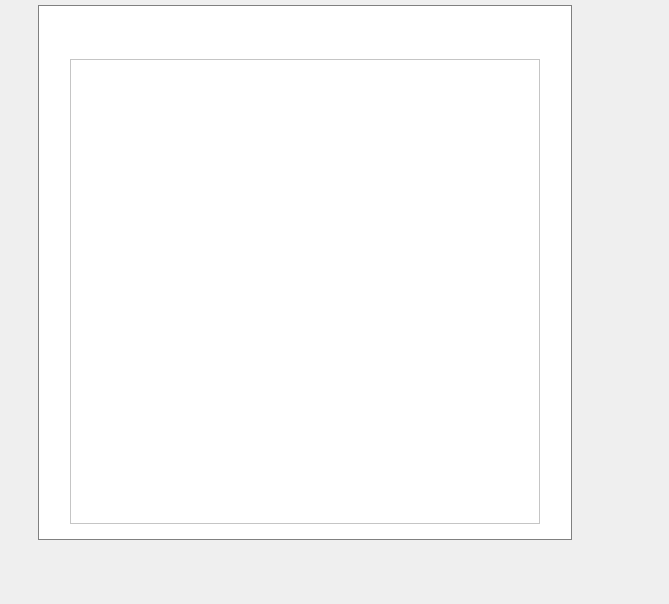
<?xml version="1.0" encoding="UTF-8"?>
<ui version="4.0">
 <class>ColorSeletorModal</class>
 <widget class="QWidget" name="ColorSeletorModal">
  <property name="geometry">
   <rect>
    <x>0</x>
    <y>0</y>
    <width>669</width>
    <height>604</height>
   </rect>
  </property>
  <property name="cursor">
   <cursorShape>ArrowCursor</cursorShape>
  </property>
  <property name="windowTitle">
   <string>Form</string>
  </property>
  <property name="styleSheet">
   <string notr="true"/>
  </property>
  <layout class="QVBoxLayout" name="vblSeletorPaletteModal">
   <property name="spacing">
    <number>0</number>
   </property>
   <property name="leftMargin">
    <number>0</number>
   </property>
   <property name="topMargin">
    <number>0</number>
   </property>
   <property name="rightMargin">
    <number>0</number>
   </property>
   <property name="bottomMargin">
    <number>0</number>
   </property>
   <item>
    <widget class="QWidget" name="wdgColorSeletorBackdrop" native="true">
     <property name="cursor">
      <cursorShape>ArrowCursor</cursorShape>
     </property>
     <property name="layoutDirection">
      <enum>Qt::LeftToRight</enum>
     </property>
     <property name="autoFillBackground">
      <bool>false</bool>
     </property>
     <layout class="QVBoxLayout" name="vblSeletorPaletteModalBackdrop">
      <property name="spacing">
       <number>0</number>
      </property>
      <property name="leftMargin">
       <number>5</number>
      </property>
      <property name="topMargin">
       <number>5</number>
      </property>
      <property name="rightMargin">
       <number>64</number>
      </property>
      <property name="bottomMargin">
       <number>64</number>
      </property>
      <item>
       <widget class="QWidget" name="wdgColorSeletorCenterModal" native="true">
        <property name="sizePolicy">
         <sizepolicy hsizetype="Minimum" vsizetype="Preferred">
          <horstretch>0</horstretch>
          <verstretch>0</verstretch>
         </sizepolicy>
        </property>
        <property name="minimumSize">
         <size>
          <width>600</width>
          <height>0</height>
         </size>
        </property>
        <property name="styleSheet">
         <string notr="true">#wdgContainerSeletorPaletteModal {
   background-color: rgb( 255, 255, 255 );
    border: 1px solid grey;
}</string>
        </property>
        <layout class="QHBoxLayout" name="hblGenericCenterModal">
         <property name="spacing">
          <number>0</number>
         </property>
         <property name="leftMargin">
          <number>0</number>
         </property>
         <property name="topMargin">
          <number>0</number>
         </property>
         <property name="rightMargin">
          <number>0</number>
         </property>
         <property name="bottomMargin">
          <number>0</number>
         </property>
         <item>
          <widget class="QWidget" name="wdgContainerColorSeletorModal" native="true">
           <property name="sizePolicy">
            <sizepolicy hsizetype="Fixed" vsizetype="Fixed">
             <horstretch>0</horstretch>
             <verstretch>0</verstretch>
            </sizepolicy>
           </property>
           <property name="minimumSize">
            <size>
             <width>473</width>
             <height>0</height>
            </size>
           </property>
           <property name="maximumSize">
            <size>
             <width>16777215</width>
             <height>600</height>
            </size>
           </property>
           <property name="autoFillBackground">
            <bool>false</bool>
           </property>
           <property name="styleSheet">
            <string notr="true">* {
background-color: rgb( 255, 255, 255);

}
 
#wdgContainerColorSeletorModal {
    border: 1px solid grey;
}
</string>
           </property>
           <layout class="QVBoxLayout" name="vblContainerSeletorPaletteModal">
            <property name="spacing">
             <number>8</number>
            </property>
            <property name="leftMargin">
             <number>32</number>
            </property>
            <property name="topMargin">
             <number>16</number>
            </property>
            <property name="rightMargin">
             <number>32</number>
            </property>
            <property name="bottomMargin">
             <number>16</number>
            </property>
            <item>
             <widget class="QListWidget" name="lwdCoresPadrao">
              <property name="sizePolicy">
               <sizepolicy hsizetype="Expanding" vsizetype="Expanding">
                <horstretch>20</horstretch>
                <verstretch>20</verstretch>
               </sizepolicy>
              </property>
              <property name="maximumSize">
               <size>
                <width>470</width>
                <height>30</height>
               </size>
              </property>
              <property name="sizeIncrement">
               <size>
                <width>20</width>
                <height>0</height>
               </size>
              </property>
              <property name="baseSize">
               <size>
                <width>20</width>
                <height>0</height>
               </size>
              </property>
              <property name="layoutDirection">
               <enum>Qt::LeftToRight</enum>
              </property>
              <property name="autoFillBackground">
               <bool>true</bool>
              </property>
              <property name="styleSheet">
               <string notr="true"/>
              </property>
              <property name="frameShape">
               <enum>QFrame::NoFrame</enum>
              </property>
              <property name="midLineWidth">
               <number>0</number>
              </property>
              <property name="verticalScrollBarPolicy">
               <enum>Qt::ScrollBarAlwaysOff</enum>
              </property>
              <property name="horizontalScrollBarPolicy">
               <enum>Qt::ScrollBarAlwaysOff</enum>
              </property>
              <property name="autoScrollMargin">
               <number>20</number>
              </property>
              <property name="iconSize">
               <size>
                <width>40</width>
                <height>40</height>
               </size>
              </property>
              <property name="textElideMode">
               <enum>Qt::ElideMiddle</enum>
              </property>
              <property name="horizontalScrollMode">
               <enum>QAbstractItemView::ScrollPerItem</enum>
              </property>
              <property name="movement">
               <enum>QListView::Static</enum>
              </property>
              <property name="flow">
               <enum>QListView::LeftToRight</enum>
              </property>
              <property name="spacing">
               <number>2</number>
              </property>
             </widget>
            </item>
            <item>
             <widget class="QGraphicsView" name="gvwVariacaoCor">
              <property name="sizePolicy">
               <sizepolicy hsizetype="Preferred" vsizetype="Expanding">
                <horstretch>0</horstretch>
                <verstretch>0</verstretch>
               </sizepolicy>
              </property>
              <property name="minimumSize">
               <size>
                <width>470</width>
                <height>290</height>
               </size>
              </property>
              <property name="alignment">
               <set>Qt::AlignLeading|Qt::AlignLeft|Qt::AlignVCenter</set>
              </property>
             </widget>
            </item>
           </layout>
          </widget>
         </item>
        </layout>
       </widget>
      </item>
     </layout>
    </widget>
   </item>
  </layout>
 </widget>
 <resources/>
 <connections/>
</ui>
